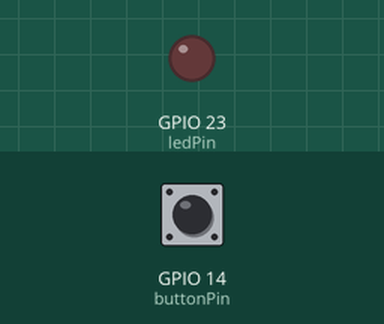
Simulated run of this sketch. Board: ESP32. Shown: output pins drawn as LEDs (lit = HIGH). The inputs (shaded band) are chosen by the test bench; at power-on: GPIO 14 (buttonPin) HIGH.

Above: at 1.2 s.
1.3 s: GPIO 14 (buttonPin) pulled LOW for 0.15 s
At 1.37 s:
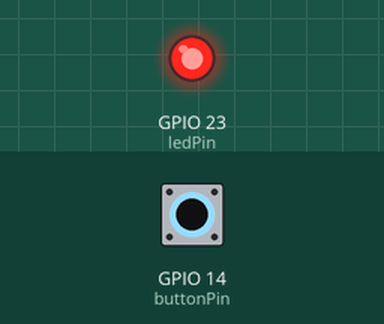
2.9 s: GPIO 14 (buttonPin) pulled LOW for 3.2 s
At 6.4 s:
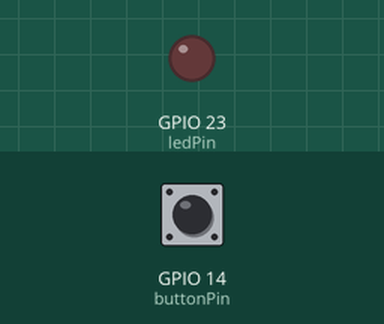
Timing chart, 0 to 7.9 s (numbered marks = the images above; inputs shaded):
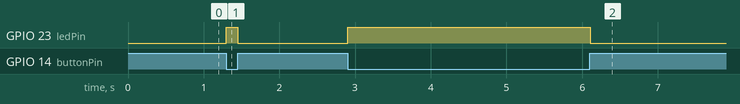

The sketch:

sketch.ino
```cpp
// Pin Definitions
const int buttonPin = 14;  // Button connected to GPIO 14
const int ledPin = 23;     // LED connected to GPIO 23

void setup() {
  // Initialize the LED pin as an output
  pinMode(ledPin, OUTPUT);

  // Initialize the button pin as an input with an internal pull-up resistor
  pinMode(buttonPin, INPUT_PULLUP);
}

void loop() {
  // Read the state of the button (LOW when pressed, HIGH when not pressed)
  int buttonState = digitalRead(buttonPin);

  // If the button is pressed, turn on the LED
  if (buttonState == LOW) {
    digitalWrite(ledPin, HIGH);  // Turn LED on
  } else {
    digitalWrite(ledPin, LOW);   // Turn LED off
  }

  // Small delay to avoid bouncing issues
  delay(50);
}
```

Measured:
- after the input at 1.3 s, GPIO 23 (ledPin): LOW → HIGH at once, → LOW 0.15 s later
- after the input at 2.9 s, GPIO 23 (ledPin): LOW → HIGH at once, → LOW 3.2 s later
